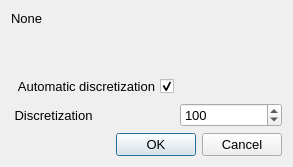
<?xml version="1.0" encoding="UTF-8"?>
<ui version="4.0">
 <class>Dialog</class>
 <widget class="QDialog" name="Dialog">
  <property name="geometry">
   <rect>
    <x>0</x>
    <y>0</y>
    <width>293</width>
    <height>167</height>
   </rect>
  </property>
  <property name="windowTitle">
   <string>Dialog</string>
  </property>
  <layout class="QGridLayout" name="gridLayout">
   <item row="0" column="0">
    <layout class="QVBoxLayout" name="verticalLayout">
     <item>
      <widget class="QLabel" name="lb_message">
       <property name="font">
        <font>
         <pointsize>10</pointsize>
        </font>
       </property>
       <property name="text">
        <string>None</string>
       </property>
      </widget>
     </item>
     <item>
      <spacer name="verticalSpacer">
       <property name="orientation">
        <enum>Qt::Vertical</enum>
       </property>
       <property name="sizeHint" stdset="0">
        <size>
         <width>20</width>
         <height>40</height>
        </size>
       </property>
      </spacer>
     </item>
     <item>
      <layout class="QFormLayout" name="formLayout_2">
       <item row="0" column="0">
        <widget class="QCheckBox" name="ch_autdisc">
         <property name="font">
          <font>
           <pointsize>10</pointsize>
          </font>
         </property>
         <property name="layoutDirection">
          <enum>Qt::RightToLeft</enum>
         </property>
         <property name="text">
          <string>Automatic discretization</string>
         </property>
         <property name="checked">
          <bool>true</bool>
         </property>
        </widget>
       </item>
       <item row="1" column="0">
        <widget class="QLabel" name="lb_disc">
         <property name="font">
          <font>
           <pointsize>10</pointsize>
          </font>
         </property>
         <property name="text">
          <string> Discretization</string>
         </property>
        </widget>
       </item>
       <item row="1" column="1">
        <widget class="QSpinBox" name="sp_nbplan">
         <property name="font">
          <font>
           <pointsize>10</pointsize>
          </font>
         </property>
         <property name="minimum">
          <number>1</number>
         </property>
         <property name="maximum">
          <number>999999999</number>
         </property>
         <property name="value">
          <number>100</number>
         </property>
        </widget>
       </item>
      </layout>
     </item>
     <item>
      <layout class="QHBoxLayout" name="horizontalLayout">
       <item>
        <spacer name="horizontalSpacer">
         <property name="orientation">
          <enum>Qt::Horizontal</enum>
         </property>
         <property name="sizeHint" stdset="0">
          <size>
           <width>40</width>
           <height>20</height>
          </size>
         </property>
        </spacer>
       </item>
       <item>
        <widget class="QDialogButtonBox" name="b_ok">
         <property name="font">
          <font>
           <pointsize>10</pointsize>
          </font>
         </property>
         <property name="orientation">
          <enum>Qt::Horizontal</enum>
         </property>
         <property name="standardButtons">
          <set>QDialogButtonBox::Cancel|QDialogButtonBox::Ok</set>
         </property>
        </widget>
       </item>
      </layout>
     </item>
    </layout>
   </item>
  </layout>
 </widget>
 <resources/>
 <connections>
  <connection>
   <sender>b_ok</sender>
   <signal>accepted()</signal>
   <receiver>Dialog</receiver>
   <slot>accept()</slot>
   <hints>
    <hint type="sourcelabel">
     <x>248</x>
     <y>254</y>
    </hint>
    <hint type="destinationlabel">
     <x>157</x>
     <y>274</y>
    </hint>
   </hints>
  </connection>
  <connection>
   <sender>b_ok</sender>
   <signal>rejected()</signal>
   <receiver>Dialog</receiver>
   <slot>reject()</slot>
   <hints>
    <hint type="sourcelabel">
     <x>316</x>
     <y>260</y>
    </hint>
    <hint type="destinationlabel">
     <x>286</x>
     <y>274</y>
    </hint>
   </hints>
  </connection>
 </connections>
</ui>
